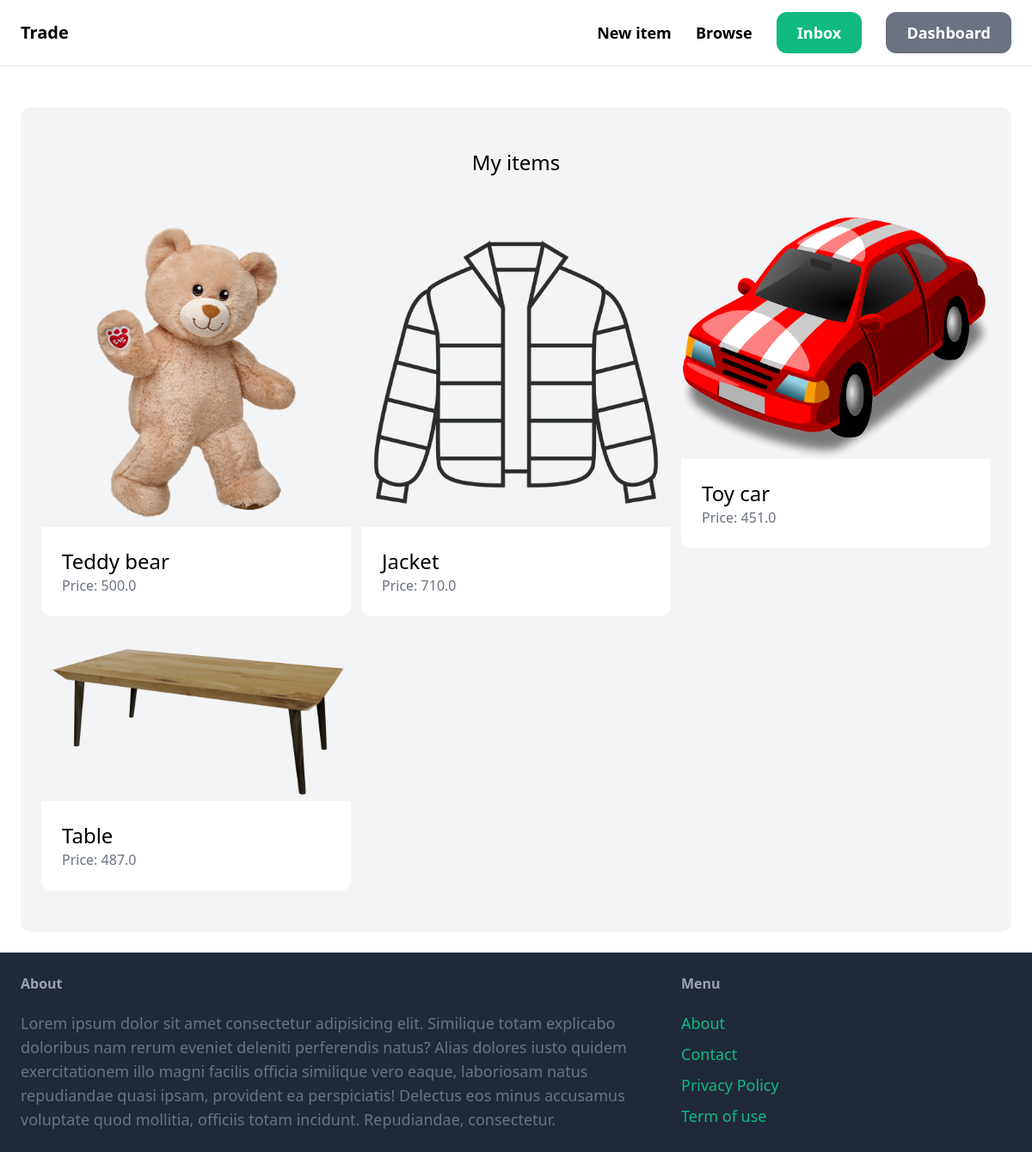
Page /dashboard/ (signed in) on the earlier database version.
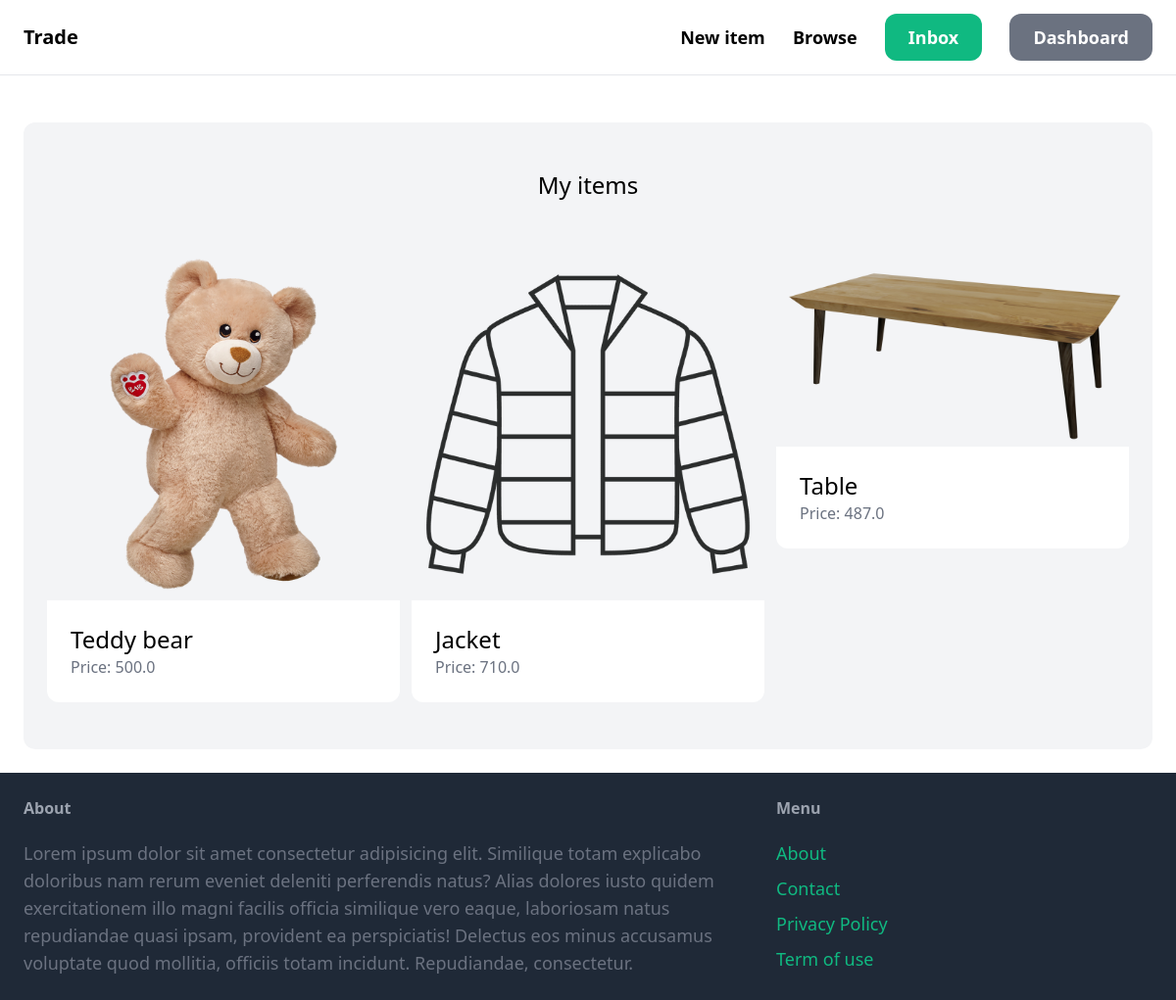
Same page on the later database version.
### item/models.py (models this page shows, shortened)
class Item(models.Model):
    category = models.ForeignKey(Category, related_name='items', on_delete=models.CASCADE)
    name = models.CharField(max_length=255)
    description = models.TextField(blank=True, null=True)
    price = models.FloatField()
    image = models.ImageField(upload_to='item_images',blank=True, null=True)
    is_sold = models.BooleanField(default=False)
    created_by = models.ForeignKey(User, related_name="items",on_delete= models.CASCADE)
    created_at = models.DateTimeField(auto_now_add=True)

### dashboard/views.py (the view)
# urls.py: path('', views.index, name='index'),
@login_required
def index(request):
    items = Item.objects.filter(created_by=request.user)
    return render(request, 'dashboard/index.html', {
        'items': items,
    })

### dashboard/templates/dashboard/index.html (shortened to what this page needs)
{% extends "core/base.html" %}
{% block content %}
  <div class="mt-6 px-6 py-12 bg-gray-100 rounded-xl">
    <h2 class="mb-12 text-2xl text-center">My items</h2>
    <div class="grid grid-cols-3 gap-3">
      {% for item in items %}
        <div>
          <a href="{% url 'item:detail' item.id %}">
            <div>
                <img src="{{item.image.url}}" class="rounded-t-xl">
            </div>
            <div class="p-6 bg-white rounded-b-xl">
                <h2 class="text-2xl">{{ item.name}}</h2>
                <p class="text-gray-500">Price: {{item.price}}</p>
            </div>
          </a>
        </div>
      {% endfor %}
    </div>
  </div>
{% endblock content %}

Differences in the rows shown:
no longer on this page (row edited): Item: image (picture), name "Toy car", price "451.0"
